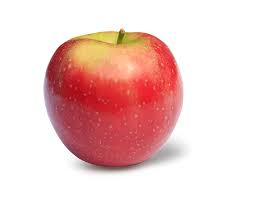
#> input picture Projects/faces_imgs/apple.jpg, 253 x 199 px; its folder holds only this picture in this run
$ jupyter execute Edge_Detection.ipynb   (shell and % lines are left out)   (older library calls are emulated)
#> lines starting #> are read from the running program, lines starting #| are printed output that depends on the picture; after the words box and inside, x2 and y2 are one past the last pixel; in counts of white or black regions, pixels touching at a corner belong together
#> in load_data, img is the input picture: shape (199, 253, 3); mean R, G, B 238.1, 203.4, 200.4
### Projects/edge_detector.py
from scipy import ndimage
from scipy.ndimage.filters import convolve

from scipy import misc
import numpy as np

class cannyEdgeDetector:
    def __init__(self, imgs, sigma=1, kernel_size=5, weak_pixel=75, strong_pixel=255, lowthreshold=0.05, highthreshold=0.15):
        self.imgs = imgs
        self.imgs_final = []
        self.img_smoothed = None
        self.gradientMat = None
        self.thetaMat = None
        self.nonMaxImg = None
        self.thresholdImg = None
        self.weak_pixel = weak_pixel
        self.strong_pixel = strong_pixel
        self.sigma = sigma
        self.kernel_size = kernel_size
        self.lowThreshold = lowthreshold
        self.highThreshold = highthreshold
        return

    def gaussian_kernel(self, size, sigma=1):
        size = int(size) // 2
        x, y = np.mgrid[-size:size+1, -size:size+1]
        normal = 1 / (2.0 * np.pi * sigma**2)
        g =  np.exp(-((x**2 + y**2) / (2.0*sigma**2))) * normal
        return g

    def sobel_filters(self, img):
        Kx = np.array([[-1, 0, 1], [-2, 0, 2], [-1, 0, 1]], np.float32)
        Ky = np.array([[1, 2, 1], [0, 0, 0], [-1, -2, -1]], np.float32)

        Ix = ndimage.filters.convolve(img, Kx)
        Iy = ndimage.filters.convolve(img, Ky)

        G = np.hypot(Ix, Iy)
        G = G / G.max() * 255
        theta = np.arctan2(Iy, Ix)
        return (G, theta)


    def non_max_suppression(self, img, D):
        M, N = img.shape
        Z = np.zeros((M,N), dtype=np.int32)
        angle = D * 180. / np.pi
        angle[angle < 0] += 180


        for i in range(1,M-1):
            for j in range(1,N-1):
                try:
                    q = 255
                    r = 255

                    #angle 0
                    if (0 <= angle[i,j] < 22.5) or (157.5 <= angle[i,j] <= 180):
                        q = img[i, j+1]
                        r = img[i, j-1]
                    #angle 45
                    elif (22.5 <= angle[i,j] < 67.5):
                        q = img[i+1, j-1]
                        r = img[i-1, j+1]
                    #angle 90
                    elif (67.5 <= angle[i,j] < 112.5):
                        q = img[i+1, j]
                        r = img[i-1, j]
                    #angle 135
                    elif (112.5 <= angle[i,j] < 157.5):
                        q = img[i-1, j-1]
                        r = img[i+1, j+1]

                    if (img[i,j] >= q) and (img[i,j] >= r):
                        Z[i,j] = img[i,j]
                    else:
                        Z[i,j] = 0


                except IndexError as e:
                    pass

        return Z

    def threshold(self, img):

        highThreshold = img.max() * self.highThreshold;
        lowThreshold = highThreshold * self.lowThreshold;

        M, N = img.shape
        res = np.zeros((M,N), dtype=np.int32)

        weak = np.int32(self.weak_pixel)
        strong = np.int32(self.strong_pixel)

        strong_i, strong_j = np.where(img >= highThreshold)
        zeros_i, zeros_j = np.where(img < lowThreshold)

        weak_i, weak_j = np.where((img <= highThreshold) & (img >= lowThreshold))

        res[strong_i, strong_j] = strong
        res[weak_i, weak_j] = weak

        return (res)

    def hysteresis(self, img):

        M, N = img.shape
        weak = self.weak_pixel
        strong = self.strong_pixel

        for i in range(1, M-1):
            for j in range(1, N-1):
                if (img[i,j] == weak):
                    try:
                        if ((img[i+1, j-1] == strong) or (img[i+1, j] == strong) or (img[i+1, j+1] == strong)
                                or (img[i, j-1] == strong) or (img[i, j+1] == strong)
                                or (img[i-1, j-1] == strong) or (img[i-1, j] == strong) or (img[i-1, j+1] == strong)):
                            img[i, j] = strong
                        else:
                            img[i, j] = 0
                    except IndexError as e:
                        pass

        return img

    def detect(self):
        imgs_final = []
        for i, img in enumerate(self.imgs):
            self.img_smoothed = convolve(img, self.gaussian_kernel(self.kernel_size, self.sigma))
            self.gradientMat, self.thetaMat = self.sobel_filters(self.img_smoothed)
            self.nonMaxImg = self.non_max_suppression(self.gradientMat, self.thetaMat)
            self.thresholdImg = self.threshold(self.nonMaxImg)
            img_final = self.hysteresis(self.thresholdImg)
            self.imgs_final.append(img_final)

        return self.imgs_final

### Projects/Edge_Detection.ipynb
[cell 1]
import numpy as np
import skimage
import matplotlib.pyplot as plt
import matplotlib.image as mpimg
import os
import scipy.misc as sm

def rgb2gray(rgb):

    r, g, b = rgb[:,:,0], rgb[:,:,1], rgb[:,:,2]
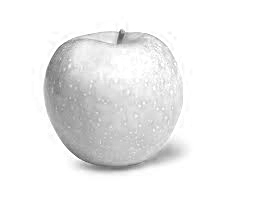
#> r: shape (199, 253); min 81, max 255, mean 238.1
    gray = 0.2989 * r + 0.5870 * g + 0.1140 * b
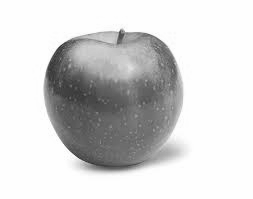
#> gray: shape (199, 253) float64; min 42.74, max 255, mean 213.4

    return gray

def load_data(dir_name = 'faces_imgs'):
    '''
    Load images from the "faces_imgs" directory
    Images are in JPG and we convert it to gray scale images
    '''
    imgs = []
    for filename in os.listdir(dir_name):
        if os.path.isfile(dir_name + '/' + filename):
            img = mpimg.imread(dir_name + '/' + filename)
            img = rgb2gray(img)
            imgs.append(img)
    return imgs


def visualize(imgs, format=None, gray=False):
    plt.figure(figsize=(20, 40))
    for i, img in enumerate(imgs):
        if img.shape[0] == 3:
            img = img.transpose(1,2,0)
        plt_idx = i+1
        plt.subplot(2, 2, plt_idx)
        plt.imshow(img, format)
    plt.show()

[cell 2]
import edge_detector as ced
imgs = load_data()
#> imgs = 1 item
visualize(imgs, 'gray')
#> the loop in visualize, `for i, img in enumerate(imgs):` made 1 pass
#> plt_idx on pass 1: 1

[cell 3]
detector = ced.cannyEdgeDetector(imgs, sigma=1.4, kernel_size=5, lowthreshold=0.09, highthreshold=0.17, weak_pixel=100)
imgs_final = detector.detect()
#> the loop in detect, `for i, img in enumerate(self.imgs):` made 1 pass
#> (size in gaussian_kernel, normal in gaussian_kernel, Kx in sobel_filters, Ky in sobel_filters, highThreshold in threshold, lowThreshold in threshold) on pass 1: (2, 0.0812, [[-1, 0, 1], [-2, 0, 2], [-1, 0, 1]], [[1, 2, 1], [0, 0, 0], [-1, -2, -1]], 43.35, 3.9)
#> pass 1, in detect, `self.img_smoothed = convolve(img, self.gaussian_kernel(self.kernel_siz..`:
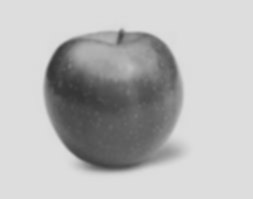
#> self.img_smoothed: shape (199, 253) float64; min 53.95, max 221.5, mean 185.4
#> pass 1, in sobel_filters, `Ix = ndimage.filters.convolve(img, Kx)`:
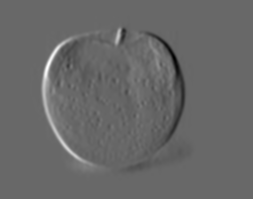
#> Ix: shape (199, 253) float64; min -228.9, max 329.8, mean 0; drawn with min black and max white
#> pass 1, in sobel_filters, `Iy = ndimage.filters.convolve(img, Ky)`:
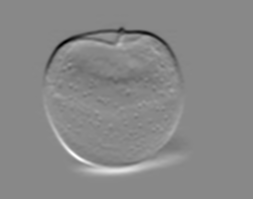
#> Iy: shape (199, 253) float64; min -285.1, max 247.6, mean 0; drawn with min black and max white
#> pass 1, in sobel_filters, `G = np.hypot(Ix, Iy)`:
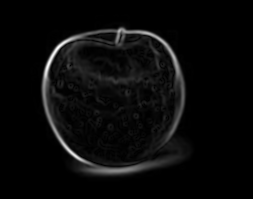
#> G: shape (199, 253) float64; min 5.68e-14, max 356.2, mean 14.3; drawn with min black and max white
#> after the loop in detect, `for i, img in enumerate(self.imgs):`:
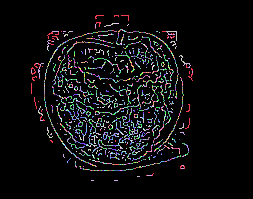
#> self.nonMaxImg: shape (199, 253) int32; 232 distinct labels, from 0 to 255; one colour per label, 0 black
#> after the loop in detect, `for i, img in enumerate(self.imgs):`:
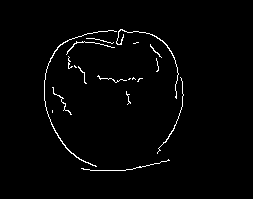
#> self.thresholdImg: shape (199, 253) int32; 1.8% white in thin lines or dots, all inside (x1, y1, x2, y2) = (44, 29, 184, 171)
#> imgs_final = 1 item

[cell 4]
visualize(imgs_final, 'gray')
#> the loop in visualize (call 2), `for i, img in enumerate(imgs):` made 1 pass

[cell 5]
import edge_detector as ced
imgs = load_data()
visualize(imgs, 'gray')
detector = ced.cannyEdgeDetector(imgs, sigma=1.4, kernel_size=5, lowthreshold=0.09, highthreshold=0.17, weak_pixel=100)
imgs_final = detector.detect()
#> the loop in detect (call 2), `for i, img in enumerate(self.imgs):` made 1 pass
#> pass 1, in sobel_filters (call 2), `theta = np.arctan2(Iy, Ix)`:
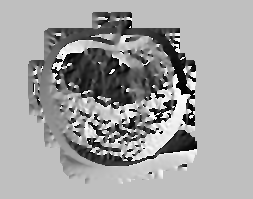
#> theta: shape (199, 253) float64; min -3.14, max 3.14, mean 0.828; drawn with min black and max white
#> pass 1, in detect (call 2), `self.thresholdImg = self.threshold(self.nonMaxImg)`:
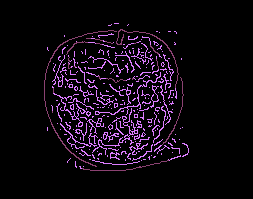
#> self.thresholdImg: shape (199, 253) int32; 3 distinct labels, from 0 to 255; one colour per label, 0 black
visualize(imgs_final, 'gray')
